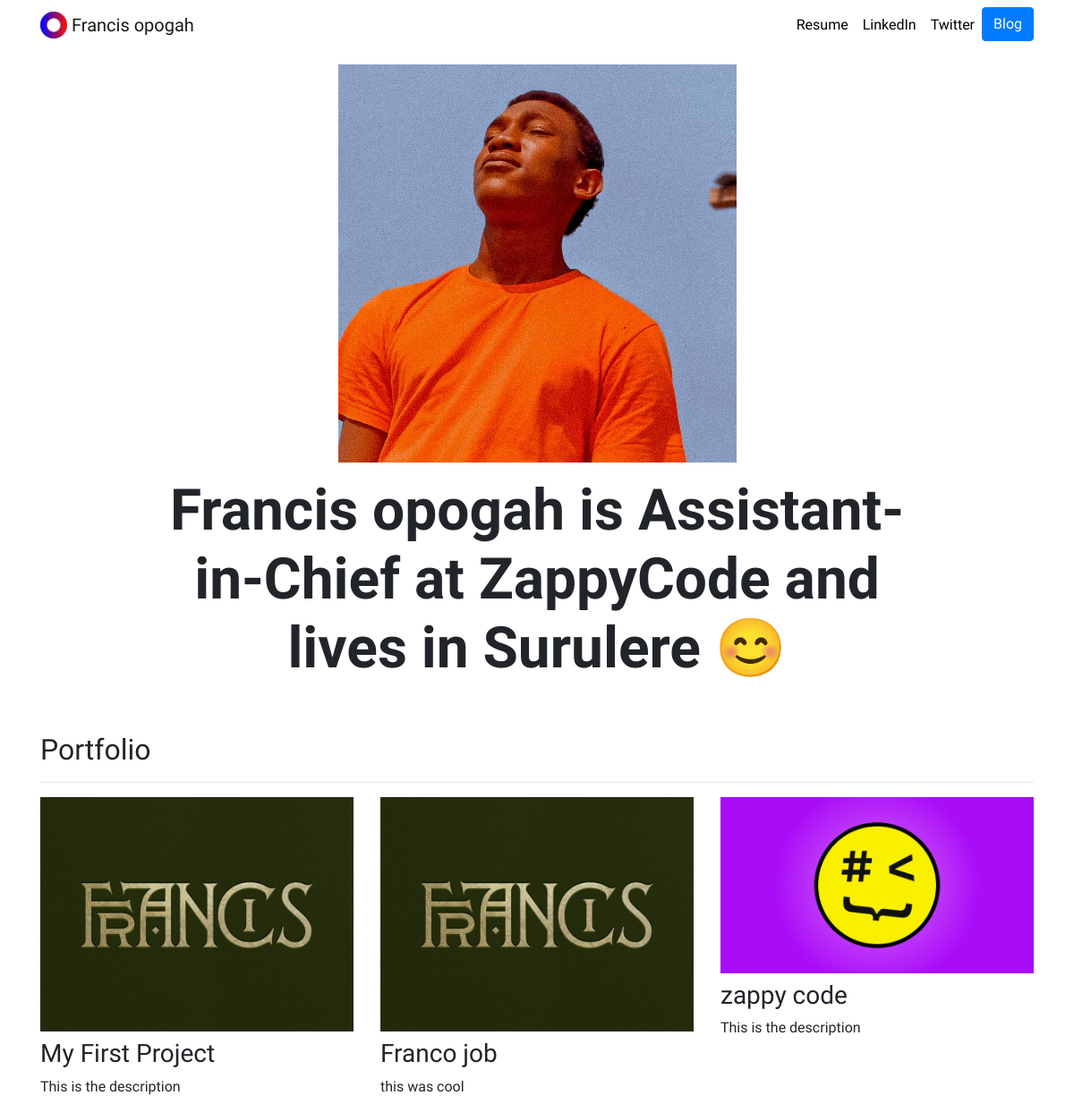
The page / on the database its author committed.
### portfolio/models.py (models this page shows, shortened)
class Project(models.Model):
    title = models.CharField(max_length=100)
    description = models.CharField(max_length=250)
    image = models.ImageField(upload_to='portfolio/images/')
    url = models.URLField(blank=True)

### portfolio/views.py (the view)
# urls.py: 2. Add a URL to urlpatterns:  path('', views.home, name='home')
def home(request):
    projects = Project.objects.all()
    return render(request, 'portfolio/home.html', {'projects':projects})

### portfolio/templates/portfolio/home.html
{% extends "portfolio/base.html" %}
{% load static %}
{% block content %}
<div class="row justify-content-center my-3">
  <div class="col-5">
    <img src="{% static 'portfolio/IMG-20200809-WA0002.jpg' %}" class="img-fluid">
  </div>
</div>
<div class="row justify-content-center mb-3">
  <div class="col-md-9 text-center">
    <h1 id="hometext" class="font-weight-bold">Francis opogah is Assistant-in-Chief at ZappyCode and lives in Surulere 😊</h1>
  </div>
</div>
<h2 class="mt-5">Portfolio</h2>
<hr>
<div class="row">
  {% for project in projects %}
  <div class="col-lg-4 col-md-6">
    {% if project.url %}
    <a href="{{ project.url }}">
      <img src="{{ project.image.url }}" class="img-fluid mb-2">
    </a>
    {% else %}
    <img src="{{ project.image.url }}" class="img-fluid mb-2">
    {% endif %}
    <h3>{{ project.title }}</h3>
    <p>{{ project.description }}</p>
  </div>
  {% endfor %}
</div>
{% endblock %}

### portfolio/templates/portfolio/base.html (shortened to what this page needs)
{% load static %}
<!doctype html>
<html lang="en">
<head>
  <link rel="stylesheet" href="https://stackpath.bootstrapcdn.com/bootstrap/4.4.1/css/bootstrap.min.css"/>
  <link rel="stylesheet" href="{% static "portfolio/custom.css" %}"/>
</head>
<body>
  <nav id="topNav" class="navbar navbar-expand-md navbar-light">
    <div class="container">
      <a class="navbar-brand" href="{% url 'home' %}">
        <img src="{% static "portfolio/Logo.png" %}" width="30" height="30" class="d-inline-block align-top" alt="Francis's Logo">
        <span>Francis opogah</span>
      </a>
      <div class="collapse navbar-collapse text-center" id="navbarNav">
        <ul class="navbar-nav ml-auto">
          <li class="nav-item">
            <a class="nav-link" href="{% static "portfolio/resume.pdf" %}">Resume</a>
          </li>
          <li class="nav-item">
            <a class="nav-link" href="https://www.linkedin.com/in/francis-opogah/" target="_blank">LinkedIn</a>
          </li>
          <li class="nav-item">
            <a class="nav-link" href="https://twitter.com/Francisopogah" target="_blank">Twitter</a>
          </li>
          <li>
            <a role="button" href="{% url 'blog:all_blogs' %}" class="btn btn-primary">Blog</a>
          </li>
        </ul>
      </div>
    </div>
  </nav>
  <div class="container">
    {% block content %}{% endblock %}
  </div>
</body>
</html>

### portfolio/static/portfolio/custom.css (style rules this page uses)
.navbar-nav .nav-link { color: rgba(0,0,0,1) !important; }
body { font-family: 'Lobster', cursive; }
@media (min-width: 992px) { #hometext { font-size: 4rem; } }

### rows shown on the page
Project: image (picture), title "My First Project", description "This is the description"
Project: image (picture), title "Franco job", description "this was cool"
Project: image (picture), title "zappy code", description "This is the description"
